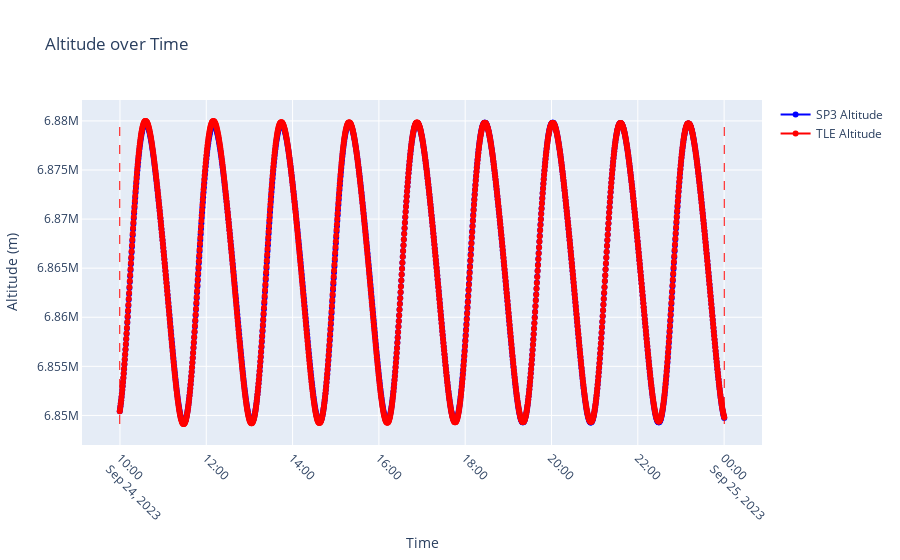

The notebook cell saved with this chart:
### Code cell
# Calculate altitudes and extract times
tle_times = [entry['time'] for entry in tle_ephemeris]
tle_altitudes = [np.linalg.norm(entry['position']) for entry in tle_ephemeris]
sp3_altitude = [np.linalg.norm(entry['position']) for entry in sp3_ephemeris]

# Plot
import plotly.graph_objects as go

# Assuming you've already calculated the sp3_altitude list and tle_altitudes list
# and you have the sp3_time and tle_times lists ready.

# Create the scatter plot
fig = go.Figure()

# Add SP3 altitude data
fig.add_trace(go.Scatter(x=sp3_time, y=sp3_altitude, mode='lines+markers',
                         name='SP3 Altitude', line=dict(color='blue')))

# Add TLE altitude data
fig.add_trace(go.Scatter(x=tle_times, y=tle_altitudes, mode='lines+markers',
                         name='TLE Altitude', line=dict(color='red')))

# Add vertical lines for start_time and end_time
fig.add_shape(
    go.layout.Shape(type="line", x0=start_time, x1=start_time, y0=min(sp3_altitude+tle_altitudes), y1=max(sp3_altitude+tle_altitudes),
                    line=dict(color="red", width=1, dash="dash"), name="Start Time")
)
fig.add_shape(
    go.layout.Shape(type="line", x0=end_time, x1=end_time, y0=min(sp3_altitude+tle_altitudes), y1=max(sp3_altitude+tle_altitudes),
                    line=dict(color="red", width=1, dash="dash"), name="End Time")
)

# Setting labels, title and layout
fig.update_layout(title='Altitude over Time',
                  xaxis_title='Time',
                  yaxis_title='Altitude (m)',
                  xaxis=dict(showgrid=True, showline=True, showticklabels=True, tickangle=45),
                  yaxis=dict(showgrid=True, showline=True, showticklabels=True),
                  showlegend=True)

# Show the interactive plot
fig.show()

### Figure 1 — Plotly figure (JSON) as saved in the notebook; plotly's stock layout.template omitted (floating-point values rounded to 4 significant figures; data arrays with more than 128 entries replaced by an {"elided": "..."} marker saying what was removed)
{"data": [{"line": {"color": "blue"}, "mode": "lines+markers", "name": "SP3 Altitude", "type": "scatter", "x": {"elided": "1682 str values"}, "y": {"elided": "1682 float values"}}, {"line": {"color": "red"}, "mode": "lines+markers", "name": "TLE Altitude", "type": "scatter", "x": {"elided": "1682 str values"}, "y": {"elided": "1682 float values"}}], "layout": {"shapes": [{"line": {"color": "red", "dash": "dash", "width": 1}, "name": "Start Time", "type": "line", "x0": "2023-09-24T09:59:42+00:00", "x1": "2023-09-24T09:59:42+00:00", "y0": 6849000.0, "y1": 6880000.0}, {"line": {"color": "red", "dash": "dash", "width": 1}, "name": "End Time", "type": "line", "x0": "2023-09-25T00:00:12+00:00", "x1": "2023-09-25T00:00:12+00:00", "y0": 6849000.0, "y1": 6880000.0}], "showlegend": true, "title": {"text": "Altitude over Time"}, "xaxis": {"showgrid": true, "showline": true, "showticklabels": true, "tickangle": 45, "title": {"text": "Time"}}, "yaxis": {"showgrid": true, "showline": true, "showticklabels": true, "title": {"text": "Altitude (m)"}}}}
